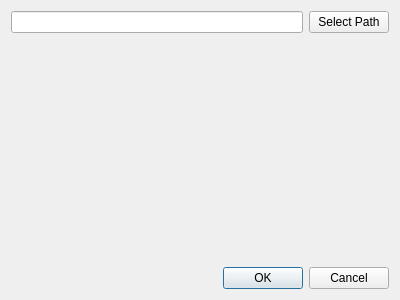
<?xml version="1.0" encoding="UTF-8"?>
<ui version="4.0">
 <class>Dialog</class>
 <widget class="QDialog" name="Dialog">
  <property name="geometry">
   <rect>
    <x>0</x>
    <y>0</y>
    <width>400</width>
    <height>300</height>
   </rect>
  </property>
  <property name="windowTitle">
   <string>Dialog</string>
  </property>
  <layout class="QVBoxLayout" name="verticalLayout">
   <item>
    <layout class="QHBoxLayout" name="horizontalLayout">
     <item>
      <widget class="QLineEdit" name="lineEdit"/>
     </item>
     <item>
      <widget class="QPushButton" name="selectPathButton">
       <property name="text">
        <string>Select Path</string>
       </property>
      </widget>
     </item>
    </layout>
   </item>
   <item>
    <spacer name="verticalSpacer">
     <property name="orientation">
      <enum>Qt::Vertical</enum>
     </property>
     <property name="sizeHint" stdset="0">
      <size>
       <width>20</width>
       <height>211</height>
      </size>
     </property>
    </spacer>
   </item>
   <item>
    <widget class="QDialogButtonBox" name="buttonBox">
     <property name="orientation">
      <enum>Qt::Horizontal</enum>
     </property>
     <property name="standardButtons">
      <set>QDialogButtonBox::Cancel|QDialogButtonBox::Ok</set>
     </property>
    </widget>
   </item>
  </layout>
 </widget>
 <resources/>
 <connections>
  <connection>
   <sender>buttonBox</sender>
   <signal>accepted()</signal>
   <receiver>Dialog</receiver>
   <slot>accept()</slot>
   <hints>
    <hint type="sourcelabel">
     <x>248</x>
     <y>254</y>
    </hint>
    <hint type="destinationlabel">
     <x>157</x>
     <y>274</y>
    </hint>
   </hints>
  </connection>
  <connection>
   <sender>buttonBox</sender>
   <signal>rejected()</signal>
   <receiver>Dialog</receiver>
   <slot>reject()</slot>
   <hints>
    <hint type="sourcelabel">
     <x>316</x>
     <y>260</y>
    </hint>
    <hint type="destinationlabel">
     <x>286</x>
     <y>274</y>
    </hint>
   </hints>
  </connection>
 </connections>
</ui>
